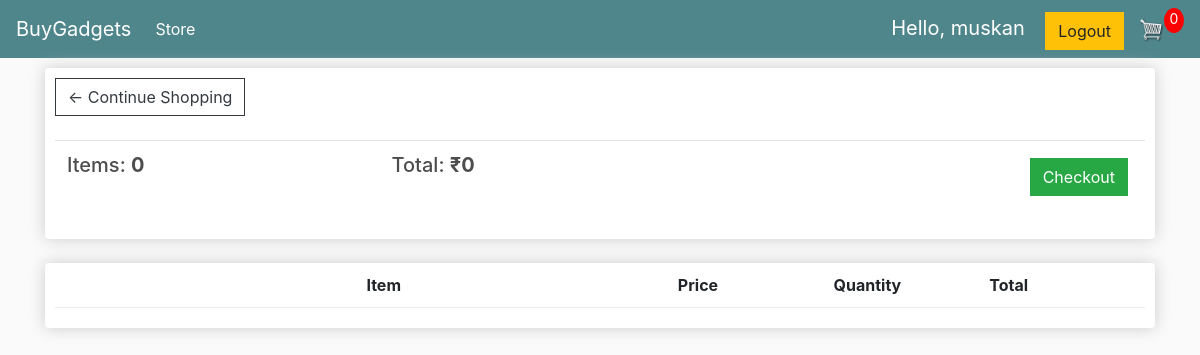
The app's page /cart/ (signed in), older data.
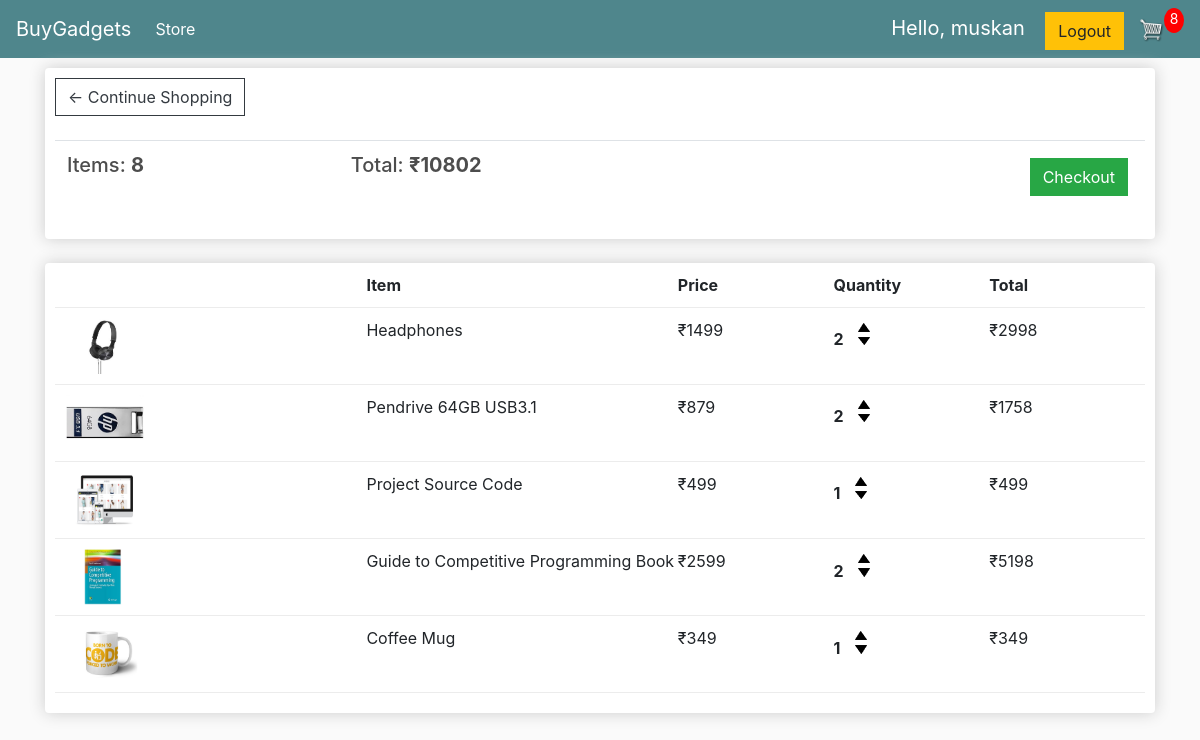
The same page, newer data.
### store/models.py (models this page shows, shortened)
class Order(models.Model):
    customer = models.ForeignKey(Customer, on_delete=models.SET_NULL, null=True, blank=True)
    date_ordered = models.DateTimeField(auto_now_add=True)
    complete = models.BooleanField(default=False)
    transaction_id = models.CharField(max_length=100, null=True)
    @property
    def get_cart_total(self):
        orderitems = self.orderitem_set.all()
        total = sum([item.get_total for item in orderitems])
        return total
    @property
    def get_cart_items(self):
        orderitems = self.orderitem_set.all()
        total = sum([item.quantity for item in orderitems])
        return total

class OrderItem(models.Model):
    product = models.ForeignKey(Product, on_delete=models.SET_NULL, null=True)
    order = models.ForeignKey(Order, on_delete=models.SET_NULL, null=True)
    quantity = models.IntegerField(default=0, null=True, blank=True)
    date_added = models.DateTimeField(auto_now_add=True)
    @property
    def get_total(self):
        total = self.product.price * self.quantity
        return total

class Product(models.Model):
    name = models.CharField(max_length=200)
    price = models.DecimalField(max_digits=8, decimal_places=0)
    digital = models.BooleanField(default=False, null=True, blank=True)
    image = models.ImageField(null=True, blank=True)
    @property
    def imageURL(self):
        try:
            url = self.image.url
        except:
            url = ""
        return url

### store/views.py (the view)
# urls.py: path('cart/', views.cart, name='cart'),
def cart(request):
    data = cartData(request)
    items = data['items']
    order = data['order']
    cartItems = data['cartItems']
    context = {'items': items, 'order': order, 'cartItems': cartItems}
    return render(request, 'store/cart.html', context)

### store/utils.py (called while the page is built)
def cartData(request):
    if request.user.is_authenticated:
        customer, created = Customer.objects.get_or_create(user=request.user)
        order, created = Order.objects.get_or_create(customer=customer, complete=False)
        items = order.orderitem_set.all()
        cartItems = order.get_cart_items
    else:
        cookieData = cookieCart(request)
        items = cookieData['items']
        order = cookieData['order']
        cartItems = cookieData['cartItems']
    return {'items': items, 'order': order, 'cartItems': cartItems}

### store/templates/store/cart.html
{% extends 'store/main.html' %}
{% load static %}
{% block content %}
    <div class="row">
        <div class="col-lg-12">
            <div class="box-element">
                <a class="btn btn-outline-dark" href="{% url 'store' %}">&#x2190; Continue Shopping</a>
                <br>
                <br>
                <table class="table">
                    <tr>
                        <th><h5>Items: <strong>{{ order.get_cart_items }}</strong></h5></th>
                        <th><h5>Total: <strong>₹{{ order.get_cart_total |floatformat:0 }}</strong></h5></th>
                        <th>
                            <a style="float:right; margin: 5px" class="btn btn-success" href="{% url 'checkout' %}">Checkout</a>
                        </th>
                    </tr>
                </table>
            </div>
            <br>
            <div class="box-element">
                <div class="cart-row">
                    <div style="flex:2"></div>
                    <div style="flex:2"><strong>Item</strong></div>
                    <div style="flex:1"><strong>Price</strong></div>
                    <div style="flex:1"><strong>Quantity</strong></div>
                    <div style="flex:1"><strong>Total</strong></div>
                </div>
                {% for item in items %}
                    <div class="cart-row">
                        <div style="flex:2"><img class="row-image" src="{{ item.product.imageURL }}"></div>
                        <div style="flex:2"><p>{{ item.product.name }}</p></div>
                        <div style="flex:1"><p>₹{{ item.product.price | floatformat:0 }}</p></div>
                        <div style="flex:1">
                            <p class="quantity">{{ item.quantity }}</p>
                            <div class="quantity">
                                <img data-product="{{ item.product.id }}" data-action="add"
                                     class="chg-quantity update-cart" src="{% static 'images/arrow-up.png' %}">
                                <img data-product="{{ item.product.id }}" data-action="remove"
                                     class="chg-quantity update-cart" src="{% static 'images/arrow-down.png' %}">
                            </div>
                        </div>
                        <div style="flex:1">₹{{ item.get_total | floatformat:0 }}</div>
                    </div>
                {% endfor %}
            </div>
        </div>
    </div>
{% endblock content %}

### store/templates/store/main.html (shortened to what this page needs)
<!DOCTYPE html>
{% load static %}
<html lang="en">
<head>
    <link rel="stylesheet" href="https://cdn.jsdelivr.net/npm/bootstrap@4.5.3/dist/css/bootstrap.min.css"
>
    <link rel="stylesheet" type="text/css" href="{% static  "css/main.css" %}">
</head>
<body>
<nav class="navbar navbar-expand-lg navbar-dark bg-dark">
    <a class="navbar-brand" href="{% url 'store' %}">BuyGadgets</a>
    <div class="collapse navbar-collapse" id="navbarSupportedContent">
        <ul class="navbar-nav mr-auto">
            <li class="nav-item active">
                <a class="nav-link" href="{% url 'store' %}">Store <span class="sr-only">(current)</span></a>
            </li>
        </ul>
        <div class="form-inline my-2 my-lg-0">
            <div id="logout">
                <span class="navbar-brand">Hello, {{ request.user }}</span>
                <a href="{% url 'logout' %}" class="btn btn-warning">Logout</a>
            </div>
            <a href="{% url 'cart' %}">
                <img id="cart-icon" src="{% static 'images/cart.png' %}">
            </a>
            <p id="cart-total">{{ cartItems }}</p>
        </div>
    </div>
</nav>
<div class="container">
    {% block content %}
    {% endblock content %}
</div>
</body>
</html>

### static/css/main.css (style rules this page uses)
body { background-color: hsl(0, 0%, 98%); }
h1,h2,h3,h4,h5,h6 { color:hsl(0, 0%, 30%); }
.box-element { box-shadow:hsl(0, 0%, 80%) 0 0 16px; background-color: #fff; border-radius: 4px; padding: 10px; }
.bg-dark { background-color: #4f868c!important; }
#cart-icon { width:25px; display: inline-block; margin-left: 15px; }
#cart-total { display: block; text-align: center; color:#fff; background-color: red; width: 20px; height: 25px; border-radius: 50%; font-size: 14px; }
.col-lg-4, .col-lg-6, .col-lg-8, .col-lg-12 { margin-top: 10px; }
.btn { border-radius: 0; }
.row-image { width: 100px; }
.cart-row { display: flex; align-items: stretch; padding-bottom: 10px; margin-bottom: 10px; border-bottom: 1px solid #ececec; }
.quantity { display: inline-block; font-weight: 700; padding-right:10px; }
.chg-quantity { width: 12px; cursor: pointer; display: block; margin-top: 5px; transition:0.1s; }

Row changes from the older to the newer data that the page shows:
no longer on this page (row edited): Order: get_cart_items "0", get_cart_total "0"
added Order: get_cart_items "8", get_cart_total "10802"
added OrderItem: product.imageURL (picture), product.name "Headphones", product.price "1499", quantity "2", get_total "2998"
added OrderItem: product.imageURL (picture), product.name "Pendrive 64GB USB3.1", product.price "879", quantity "2", get_total "1758"
added OrderItem: product.imageURL (picture), product.name "Project Source Code", product.price "499", quantity "1", get_total "499"
added OrderItem: product.imageURL (picture), product.name "Guide to Competitive Programming Book", product.price "2599", quantity "2", get_total "5198"
added OrderItem: product.imageURL (picture), product.name "Coffee Mug", product.price "349", quantity "1", get_total "349"
Text that changed along with them:
{{ cartItems }}: "0" → "8"
